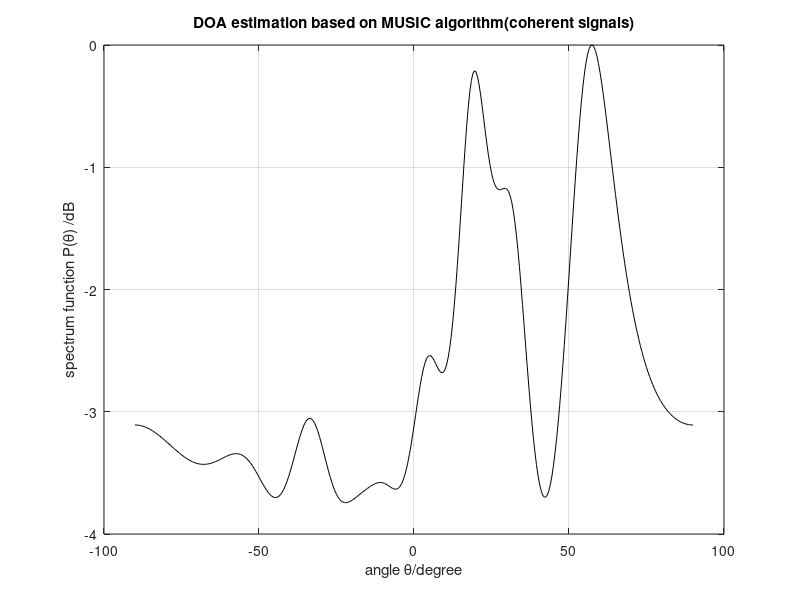

This chart was generated by the following MATLAB code:
%the MUSIC algorithm for coherent signals
%make the frequency consistent

clc
clear all
format long
N=200;
doa=[20 60]/180*pi;
w=[pi/4 pi/4]';
M=10;
P=length(w);
lambda=150;
d=lambda/2;
snr=20;
D=zeros(P,M);
for k=1:P
D(k,:)=exp(-j*2*pi*d*sin(doa(k))/lambda*[0:M-1]);
end
D=D';
xx=2*exp(j*(w*[1:N]));
x=D*xx;
x=x+awgn(x,snr);
R=x*x';
[N,V]=eig(R);
NN=N(:,1:M-P);
theta=-90:0.5:90;
for ii=1:length(theta)
SS=zeros(1,length(M));
for jj=0:M-1
SS(1+jj)=exp(-j*2*jj*pi*d*sin(theta(ii)/180*pi)/lambda);
end
PP=SS*NN*NN'*SS';
Pmusic(ii)=abs(1/ PP);
end
Pmusic=10*log10(Pmusic/max(Pmusic));
plot(theta,Pmusic,'-k')
xlabel('angle \theta/degree')
ylabel('spectrum function P(\theta) /dB')
title('DOA estimation based on MUSIC algorithm(coherent signals)')
grid on 